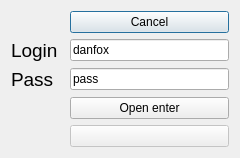
<?xml version="1.0" encoding="UTF-8"?>
<ui version="4.0">
 <class>ConnectionDialog</class>
 <widget class="QDialog" name="ConnectionDialog">
  <property name="geometry">
   <rect>
    <x>0</x>
    <y>0</y>
    <width>240</width>
    <height>157</height>
   </rect>
  </property>
  <property name="windowTitle">
   <string>Dialog</string>
  </property>
  <layout class="QGridLayout" name="gridLayout">
   <item row="0" column="2">
    <widget class="QPushButton" name="pushButton_2">
     <property name="text">
      <string>Cancel</string>
     </property>
    </widget>
   </item>
   <item row="1" column="0">
    <widget class="QLabel" name="label">
     <property name="font">
      <font>
       <pointsize>14</pointsize>
      </font>
     </property>
     <property name="text">
      <string>Login</string>
     </property>
    </widget>
   </item>
   <item row="2" column="0" colspan="2">
    <widget class="QLabel" name="label_2">
     <property name="font">
      <font>
       <pointsize>14</pointsize>
      </font>
     </property>
     <property name="text">
      <string>Pass</string>
     </property>
    </widget>
   </item>
   <item row="2" column="2">
    <widget class="QLineEdit" name="le_pass">
     <property name="text">
      <string>pass</string>
     </property>
    </widget>
   </item>
   <item row="3" column="2">
    <widget class="QPushButton" name="pushButton">
     <property name="text">
      <string>Open enter</string>
     </property>
    </widget>
   </item>
   <item row="4" column="2">
    <widget class="QPushButton" name="button_ok">
     <property name="enabled">
      <bool>false</bool>
     </property>
     <property name="text">
      <string/>
     </property>
    </widget>
   </item>
   <item row="1" column="2">
    <widget class="QLineEdit" name="le_log">
     <property name="text">
      <string>danfox</string>
     </property>
    </widget>
   </item>
  </layout>
 </widget>
 <resources/>
 <connections>
  <connection>
   <sender>pushButton_2</sender>
   <signal>clicked()</signal>
   <receiver>ConnectionDialog</receiver>
   <slot>reject()</slot>
   <hints>
    <hint type="sourcelabel">
     <x>155</x>
     <y>24</y>
    </hint>
    <hint type="destinationlabel">
     <x>119</x>
     <y>75</y>
    </hint>
   </hints>
  </connection>
  <connection>
   <sender>button_ok</sender>
   <signal>clicked()</signal>
   <receiver>ConnectionDialog</receiver>
   <slot>accept()</slot>
   <hints>
    <hint type="sourcelabel">
     <x>155</x>
     <y>123</y>
    </hint>
    <hint type="destinationlabel">
     <x>119</x>
     <y>75</y>
    </hint>
   </hints>
  </connection>
 </connections>
</ui>
